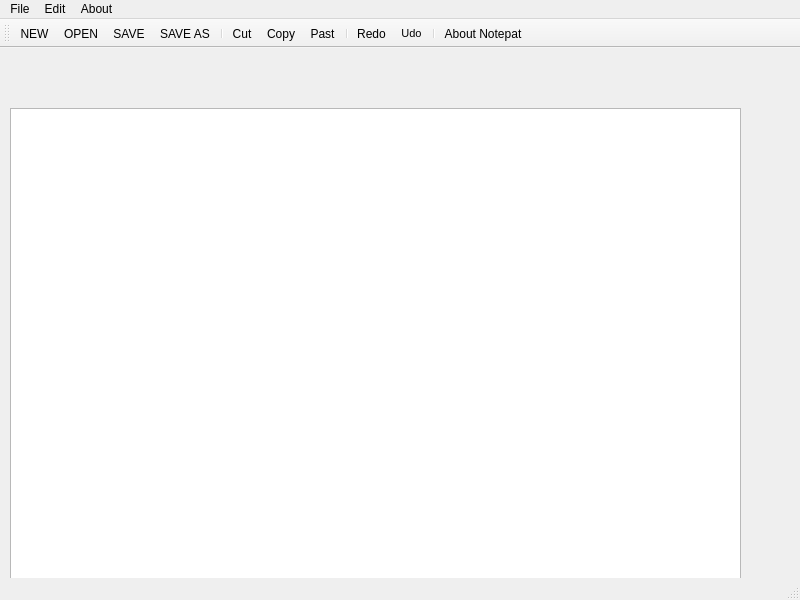
<?xml version="1.0" encoding="UTF-8"?>
<ui version="4.0">
 <class>MainWindow</class>
 <widget class="QMainWindow" name="MainWindow">
  <property name="geometry">
   <rect>
    <x>0</x>
    <y>0</y>
    <width>800</width>
    <height>600</height>
   </rect>
  </property>
  <property name="windowTitle">
   <string>MainWindow</string>
  </property>
  <widget class="QWidget" name="centralwidget">
   <widget class="QTextEdit" name="textEdit">
    <property name="geometry">
     <rect>
      <x>10</x>
      <y>60</y>
      <width>731</width>
      <height>481</height>
     </rect>
    </property>
   </widget>
  </widget>
  <widget class="QMenuBar" name="menubar">
   <property name="geometry">
    <rect>
     <x>0</x>
     <y>0</y>
     <width>800</width>
     <height>26</height>
    </rect>
   </property>
   <widget class="QMenu" name="menuFile">
    <property name="title">
     <string>File</string>
    </property>
    <addaction name="actionNEW"/>
    <addaction name="actionOPEN"/>
    <addaction name="separator"/>
    <addaction name="actionSAVE"/>
    <addaction name="actionSAVE_AS"/>
   </widget>
   <widget class="QMenu" name="menuEdit">
    <property name="title">
     <string>Edit</string>
    </property>
    <addaction name="actioncut"/>
    <addaction name="actionCopy"/>
    <addaction name="actionPast"/>
    <addaction name="separator"/>
    <addaction name="actionRedo"/>
    <addaction name="actionUdo"/>
   </widget>
   <widget class="QMenu" name="menuAbout">
    <property name="title">
     <string>About</string>
    </property>
    <addaction name="actionAbout_Notepat"/>
   </widget>
   <addaction name="menuFile"/>
   <addaction name="menuEdit"/>
   <addaction name="menuAbout"/>
  </widget>
  <widget class="QStatusBar" name="statusbar"/>
  <widget class="QToolBar" name="toolBar">
   <property name="windowTitle">
    <string>toolBar</string>
   </property>
   <attribute name="toolBarArea">
    <enum>TopToolBarArea</enum>
   </attribute>
   <attribute name="toolBarBreak">
    <bool>false</bool>
   </attribute>
   <addaction name="actionNEW"/>
   <addaction name="actionOPEN"/>
   <addaction name="actionSAVE"/>
   <addaction name="actionSAVE_AS"/>
   <addaction name="separator"/>
   <addaction name="actioncut"/>
   <addaction name="actionCopy"/>
   <addaction name="actionPast"/>
   <addaction name="separator"/>
   <addaction name="actionRedo"/>
   <addaction name="actionUdo"/>
   <addaction name="separator"/>
   <addaction name="actionAbout_Notepat"/>
  </widget>
  <action name="actionNEW">
   <property name="icon">
    <iconset resource="Icon.qrc">
     <normaloff>:/rec/img/icons8-new-24.png</normaloff>:/rec/img/icons8-new-24.png</iconset>
   </property>
   <property name="text">
    <string>NEW</string>
   </property>
  </action>
  <action name="actionOPEN">
   <property name="icon">
    <iconset resource="Icon.qrc">
     <normaloff>:/rec/img/icons8-open-24.png</normaloff>:/rec/img/icons8-open-24.png</iconset>
   </property>
   <property name="text">
    <string>OPEN</string>
   </property>
  </action>
  <action name="actionSAVE">
   <property name="icon">
    <iconset resource="Icon.qrc">
     <normaloff>:/rec/img/icons8-save-30.png</normaloff>:/rec/img/icons8-save-30.png</iconset>
   </property>
   <property name="text">
    <string>SAVE</string>
   </property>
  </action>
  <action name="actionSAVE_AS">
   <property name="icon">
    <iconset resource="Icon.qrc">
     <normaloff>:/rec/img/icons8-save-as-30.png</normaloff>:/rec/img/icons8-save-as-30.png</iconset>
   </property>
   <property name="text">
    <string>SAVE AS</string>
   </property>
  </action>
  <action name="actioncut">
   <property name="icon">
    <iconset resource="Icon.qrc">
     <normaloff>:/rec/img/icons8-cut-30.png</normaloff>:/rec/img/icons8-cut-30.png</iconset>
   </property>
   <property name="text">
    <string>Cut</string>
   </property>
  </action>
  <action name="actionCopy">
   <property name="icon">
    <iconset resource="Icon.qrc">
     <normaloff>:/rec/img/icons8-copy-30.png</normaloff>:/rec/img/icons8-copy-30.png</iconset>
   </property>
   <property name="text">
    <string>Copy</string>
   </property>
  </action>
  <action name="actionPast">
   <property name="icon">
    <iconset resource="Icon.qrc">
     <normaloff>:/rec/img/icons8-paste-24.png</normaloff>:/rec/img/icons8-paste-24.png</iconset>
   </property>
   <property name="text">
    <string>Past</string>
   </property>
  </action>
  <action name="actionRedo">
   <property name="icon">
    <iconset resource="Icon.qrc">
     <normaloff>:/rec/img/icons8-redo-30.png</normaloff>:/rec/img/icons8-redo-30.png</iconset>
   </property>
   <property name="text">
    <string>Redo</string>
   </property>
  </action>
  <action name="actionUdo">
   <property name="icon">
    <iconset resource="Icon.qrc">
     <normaloff>:/rec/img/icons8-undo-30.png</normaloff>:/rec/img/icons8-undo-30.png</iconset>
   </property>
   <property name="text">
    <string>Udo</string>
   </property>
   <property name="font">
    <font>
     <pointsize>8</pointsize>
    </font>
   </property>
  </action>
  <action name="actionAbout_Notepat">
   <property name="icon">
    <iconset resource="Icon.qrc">
     <normaloff>:/rec/img/icons8-about-24.png</normaloff>:/rec/img/icons8-about-24.png</iconset>
   </property>
   <property name="text">
    <string>About Notepat</string>
   </property>
  </action>
 </widget>
 <resources>
  <include location="Icon.qrc"/>
 </resources>
 <connections/>
</ui>
